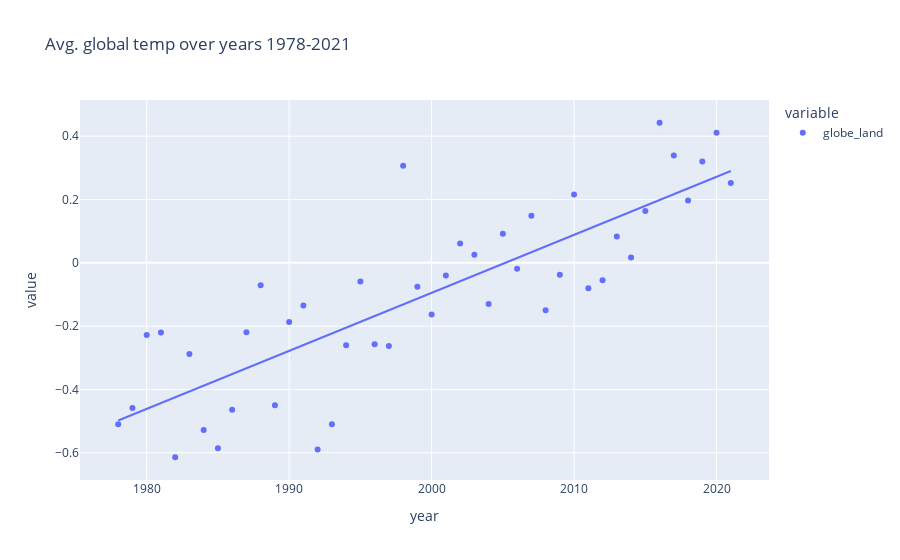

The notebook cell saved with this chart:
### Markdown cell above
#### 3.

### Code cell
# takes the avg. temp of each year on the globe and plots it
px.scatter(temps.groupby('year').mean()['globe_land'], 
           trendline = "ols", title = "Avg. global temp over years 1978-2021")
# it seems that there is an upward trend in global land temperature since the year 1978, possibly indicating 
# signs of global warming.

### Figure 1 — Plotly figure (JSON) as saved in the notebook; plotly's stock layout.template omitted (floating-point values rounded to 4 significant figures)
{"data": [{"hovertemplate": "variable=globe_land<br>year=%{x}<br>value=%{y}<extra></extra>", "legendgroup": "globe_land", "marker": {"color": "#636efa", "symbol": "circle"}, "mode": "markers", "name": "globe_land", "orientation": "v", "showlegend": true, "type": "scatter", "x": [1978, 1979, 1980, 1981, 1982, 1983, 1984, 1985, 1986, 1987, 1988, 1989, 1990, 1991, 1992, 1993, 1994, 1995, 1996, 1997, 1998, 1999, 2000, 2001, 2002, 2003, 2004, 2005, 2006, 2007, 2008, 2009, 2010, 2011, 2012, 2013, 2014, 2015, 2016, 2017, 2018, 2019, 2020, 2021], "xaxis": "x", "y": [-0.51, -0.4583, -0.2283, -0.22, -0.6142, -0.2883, -0.5283, -0.5858, -0.4642, -0.2192, -0.07083, -0.45, -0.1867, -0.135, -0.59, -0.51, -0.26, -0.05917, -0.2575, -0.2625, 0.3067, -0.07583, -0.1633, -0.04, 0.06083, 0.02583, -0.13, 0.09167, -0.01833, 0.1483, -0.15, -0.0375, 0.2158, -0.08, -0.055, 0.08333, 0.01667, 0.1633, 0.4425, 0.3392, 0.1967, 0.32, 0.4108, 0.2525], "yaxis": "y"}, {"hovertemplate": "<b>OLS trendline</b><br>value = 0.0183249 * year + -36.7447<br>R<sup>2</sup>=0.681735<br><br>variable=globe_land<br>year=%{x}<br>value=%{y} <b>(trend)</b><extra></extra>", "legendgroup": "globe_land", "marker": {"color": "#636efa", "symbol": "circle"}, "mode": "lines", "name": "globe_land", "showlegend": false, "type": "scatter", "x": [1978, 1979, 1980, 1981, 1982, 1983, 1984, 1985, 1986, 1987, 1988, 1989, 1990, 1991, 1992, 1993, 1994, 1995, 1996, 1997, 1998, 1999, 2000, 2001, 2002, 2003, 2004, 2005, 2006, 2007, 2008, 2009, 2010, 2011, 2012, 2013, 2014, 2015, 2016, 2017, 2018, 2019, 2020, 2021], "xaxis": "x", "y": [-0.4979, -0.4796, -0.4613, -0.443, -0.4246, -0.4063, -0.388, -0.3697, -0.3513, -0.333, -0.3147, -0.2964, -0.278, -0.2597, -0.2414, -0.2231, -0.2047, -0.1864, -0.1681, -0.1498, -0.1314, -0.1131, -0.0948, -0.07647, -0.05815, -0.03982, -0.0215, -0.003171, 0.01515, 0.03348, 0.0518, 0.07013, 0.08845, 0.1068, 0.1251, 0.1434, 0.1618, 0.1801, 0.1984, 0.2167, 0.2351, 0.2534, 0.2717, 0.29], "yaxis": "y"}], "layout": {"autosize": true, "legend": {"title": {"text": "variable"}, "tracegroupgap": 0}, "title": {"text": "Avg. global temp over years 1978-2021"}, "xaxis": {"anchor": "y", "autorange": true, "domain": [0, 1], "range": [1975.0, 2024.0], "title": {"text": "year"}, "type": "linear"}, "yaxis": {"anchor": "x", "autorange": true, "domain": [0, 1], "range": [-0.6916, 0.5199], "title": {"text": "value"}, "type": "linear"}}}
